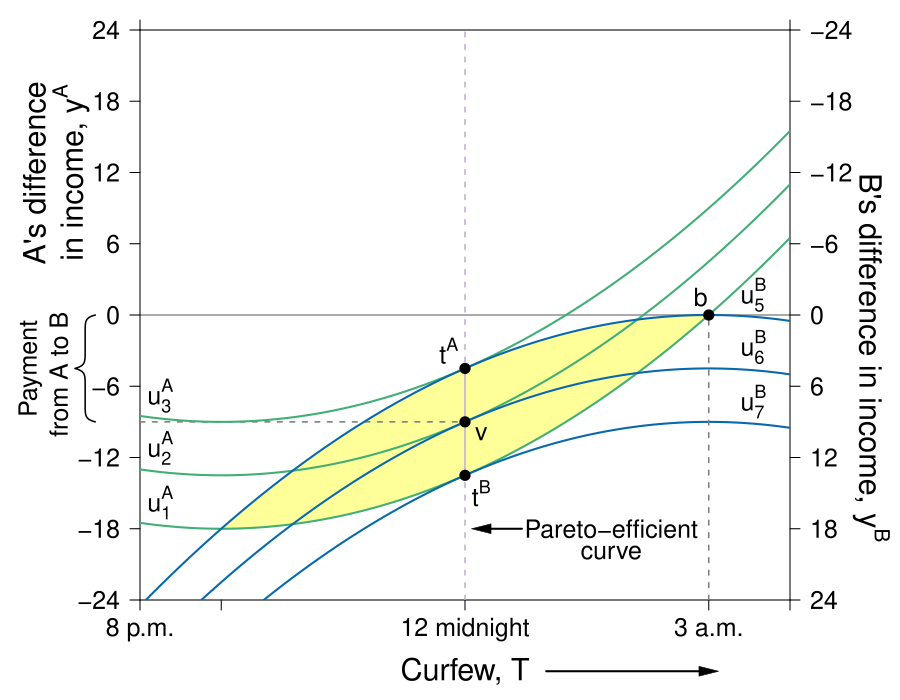

R code for this plot:
require(shape)
library(extrafont)
library(pBrackets)
pdf(file = "what_can_markets_do/edgeworthbox_curfew.pdf", width = 9, height = 7)

# Set parameters for graphics
axislabelsize <- 1.8
labelsize <- 1.5
namesize <- 1.8
annotatesize <- 1.5
graphlinewidth <- 2
segmentlinewidth <- 1.5

COL <- c("#7fc97f", "#beaed4", "#fdc086", "#ffff99", "#386cb0", "#f0027f", "#bf5b17", "#666666")
COLA <- c("#e0f3db", "#99d8c9","#66c2a4","#41ae76", "#238b45", "#005824")
COLB <- c("#c6dbef", "#4eb3d3", "#2b8cbe", "#0868ac","#084081")
COLC <- c("#fcfbfd", "#efedf5", "#dadaeb", "#bcbddc", "#9e9ac8", "#807dba", "#6a51a3", "#54278f", "#3f007d")
grays <- gray.colors(25, start = 1, end = 0, alpha = 1)


par(mar =  c(5, 7, 1.5, 5.5))

uA <- function(x, y, alpha = 1/4, Ta = 1) {
  y - alpha*(Ta - x)^2
}

indiffA <- function(x, utility = -9, alpha = 1/4, Ta = 1) {
  utility + alpha*(Ta - x)^2
}

uB <- function(x, y, beta = 1/4, Tb = 7) {
  -(y) - beta*(Tb - x)^2
}

indiffB <- function(x, utility = 0, beta = 1/4, Tb = 7) {
  utility - beta*(x - Tb)^2
}


# WalrasP <- function(x, slope = 1, intercept = 9) {
#   intercept - slope*x
# }




xlims <- c(0, 8)
ylims <- c(-12, 12)

npts <- 501 
x <- seq(xlims[1], xlims[2], length.out = npts)
y <- seq(ylims[1], ylims[2], length.out = npts) 
#a <- seq(-400, -200, by = 20)
a <- c(-9, -6.75, -4.5)
b <- c(0, 2.25, 4.5)

#Use the same x and ylims as previously, but with locations switched
xlims2 <- c(8, 0)
ylims2 <- c(12, -12)

#Leave the ylab and xlab blank to ensure no axes titles
plot(0, 0, xlim = xlims2, ylim = ylims2, type = "n",
     xlab = expression(paste("")),
     ylab = expression(paste("")),
     xaxt = "n", 
     yaxt = "n", 
     cex.lab = 1.3, 
     bty = "n",
     xaxs = "i", 
     yaxs = "i")

ticksx2 <- c(0, 8)
ylabels2 <- seq(-24, 24, by = 6)
#Set up axes at sides 3 and 4 (top and right)
axis(side = 3, at = ticksx2, pos = -12, labels = NA, cex.axis = labelsize)
axis(side = 4, at = ticksy, pos = 0, labels = ylabels2, las = 1, cex.axis = labelsize)
#text(5, -1, expression(paste("B's Good, x")), xpd = TRUE, cex = axislabelsize) 
#mtext("B's Good, x", side = 3, line = 2.5, cex = axislabelsize)
text(-1, 0.15*ylims[2], expression(paste("B's difference in income, ", y^B)), xpd = TRUE, cex = axislabelsize, srt = 270) 



#Add arrows:
# arrows(-0.8, 3, -0.8, 5, xpd = TRUE, length = 0.1, angle = 40, lwd = 3)
# arrows(6, -1, 9, -1, xpd = TRUE, length = 0.1, angle = 40, lwd = 3)

par(new = TRUE)



#B's value when at A's bliss point
#0.35*log(5.88) + 0.35*log(8.88) + 0.5*log(10 - 5.88) + 0.5*log(15 - 8.88) 

#B's bliss point x = 4.11765; y = 6.17647
#A's value when at A's bliss point
#0.5*log(4.11765) + 0.5*log(6.17647) + 0.35*log(10 - 4.11765) + 0.35*log(15 - 6.17647) 


plot(0, 0, xlim = xlims, ylim = ylims, type = "n",
     xlab = expression(paste("")),
     ylab = expression(paste("")), 
     xaxt = "n", 
     yaxt = "n", 
     cex.lab = axislabelsize, 
     bty = "n",
     xaxs = "i", 
     yaxs = "i")

ticksy <- seq(from = -12, to = 12, by = 3)
ylabels <- seq(-24, 24, by = 6)
#ylabels <- c(-12, -10, -8, -6, NA, NA, 0, 2, 4, 6, 8, 10, 12)
#ticksx <- seq(from = 0, to = 8, by = 1)
ticksx <- c(0, 1, 4, 7, 8)
# xlabels <- c(paste("8pm"), paste("9pm"), paste("10pm"), paste("11pm"),
#              paste("12am"), paste("1am"), paste("2am"), paste("3am"), paste("4am"))
xlabels <- c(paste("8pm"), paste("9pm"), 
             paste("12 midnight"), paste("3am"), paste("4am"))


#xlabels <- c("8pm", "9pm", "10pm", "11pm", "12am", "1am", "2am", "3am", "4am")
#xlabels <- seq(from = 0, to = 8, by = 1)
axis(1, at = ticksx, pos = -12, labels = xlabels, cex.axis = labelsize)
axis(2, at = ticksy, pos = 0, labels = ylabels, las = 1, cex.axis = labelsize)

#Pareto-improving lens
xpoly1 <- seq(from = 1, to = 7, length.out = 500)
ypoly1 <- indiffA(xpoly1)
ypoly2 <- indiffB(xpoly1)
polygon(x = c(xpoly1, rev(xpoly1)), y = c(ypoly1, rev(ypoly2)), col = COL[4], density = NULL, border = NA)

#Point for seeing where the indifference curves intersect on the LHS
segments(4, ylims[1], 4, -6.75, col = COL[2], lwd = segmentlinewidth, lty = 2)
segments(4, -6.75, 4, -2.5, col = COL[2], lwd = segmentlinewidth, lty = 1)
segments(4, -2.5, 4, ylims[2], col = COL[2], lwd = segmentlinewidth, lty = 2)
segments(0, 0, xlims[2], 0, col = "black" , lwd = segmentlinewidth - 0.8, lty = 1)

segments(0, -4.5, 4, -4.5, col = grays[20] , lwd = segmentlinewidth, lty = 2)

contour(x, y, 
        outer(x, y, uA),
        drawlabels = FALSE,
        col = COLA[4],
        lwd = graphlinewidth,
        levels = a, 
        xaxs = "i", 
        yaxs = "i", 
        add = TRUE) 

text(0.5*xlims[2], -15, expression(paste("Curfew, T")), xpd = TRUE, cex = axislabelsize) 
#mtext("A's Good, x", side = 1, line = 2.5, cex = axislabelsize)
text(-1.3, 0.5*ylims[2], expression(paste("A's difference")), xpd = TRUE, cex = axislabelsize, srt = 90) 
text(-0.85, 0.5*ylims[2], expression(paste("in income, ", y^A)), xpd = TRUE, cex = axislabelsize, srt = 90) 

xx1 <- seq(xlims[1], xlims[2], length.out = npts)
xx2 <- seq(2.5, xlims[2], length.out = npts)
#lines(xx1, WalrasP(xx1, intercept = 11), col = grays[20], lwd = segmentlinewidth)
#lines(xx2, WalrasP(xx2, intercept = 9.4), col = "purple", lwd = segmentlinewidth, lty = 1)
#lines(xx1, WalrasP(xx1, intercept = 10.9, slope = 8.2/7), col = "purple", lwd = segmentlinewidth, lty = 1)
contour(x, y, 
        outer(x, y, uB),
        drawlabels = FALSE,
        col = COLB[4],
        lwd = graphlinewidth,
        levels = b, 
        add = TRUE
) 

# segments(5, 3.95, 5, 6.05, lty = 1, col = COL[2] , lwd = graphlinewidth)
# segments(5, 0, 5, 3.95, col = COL[2] , lwd = segmentlinewidth, lty = 2)
# segments(5, 6.05, 5, 10, col = COL[2] , lwd = segmentlinewidth, lty = 2)

#Label the PEC
text(5.8, -9, expression("Pareto-efficient"), cex = labelsize)
text(5.8, -10, expression("curve"), cex = labelsize)
Arrows(4.7, -9, 4.2, -9, col = "black", lty = 1, lwd = 2, arr.type = "triangle", arr.lwd = 0.5)

#Label the walrasian P
# text(4, 9.6, expression(paste("Price line")))
# text(4, 9.2, expression(slope == -p[n] ))
# Arrows(4, 9, 4, 5.8, col = "black", lty = 1, lwd = 2, arr.type = "triangle", arr.lwd = 0.5)
# 

#Label the indifference curves for A
text(0.25, -7.9, expression(u[1]^A), cex = labelsize)
text(0.25, -5.6, expression(u[2]^A), cex = labelsize)
text(0.25, -3.4, expression(u[3]^A), cex = labelsize)
#text(0.25, -1.1, expression(u[4]^A), cex = labelsize)
#text(0.25, 1.1, expression(u[5]^A), cex = labelsize)

#Label the indifference curves for B
#text(7.55, 9.8, expression(u[3]^B), cex = labelsize)
#text(7.55, 3.1, expression(u[4]^B), cex = labelsize)
text(7.55, 0.85, expression(u[5]^B), cex = labelsize)
text(7.55, -1.35, expression(u[6]^B), cex = labelsize)
text(7.55, -3.65, expression(u[7]^B), cex = labelsize)



#Initial assignment of rights at b
segments(7, -12, 7, 0, col = grays[20] , lwd = segmentlinewidth, lty = 2)
points(7, 0, pch = 16, col = "black", cex = 1.5)
text(6.9, 0.75, expression(b), cex = labelsize)

# points(4, 0, pch = 16, col = "black", cex = 1.5)
# text(3.9, 0.5, expression(i), cex = labelsize)


#Label point i. 
points(4, -2.25, pch = 16, col = "black", cex = 1.5)
text(3.8, -1.5, expression(paste(t^A)), cex = labelsize)


points(4, -4.5, pch = 16, col = "black", cex = 1.5)
text(4.2, -5, expression(paste(v)), cex = labelsize)
# 

points(4, -6.75, pch = 16, col = "black", cex = 1.5)
text(4.2, -7.5, expression(paste(t^B)), cex = labelsize)


brackets(x1 = -0.55, y1 = -4.5, x2 = -0.55, y2 = 0,  
         ticks = 0.5, curvature = 0.5, type = 1, h = 0.25,
         col = "black", lwd = segmentlinewidth, lty = 1, xpd = TRUE)
#text(6.6, -1, expression(paste("Quantity of the good, x")), xpd = TRUE)
#text(6.6, -1.4, expression(paste("A sells to B")), xpd = TRUE)


# 
# points(x = 1, y = 0, pch = 16, col = "black", cex = 1.5)
# text(0.9, 0.75, expression(paste(z*minute)), cex = labelsize)




#Braces for labels
# brackets(x1 = 8.5, y1 = -0.3, x2 = 5, y2 = -0.3,  
#          ticks = 0.5, curvature = 0.5, type = 1, 
#          col = "black", lwd = 2, lty = 1, xpd = TRUE)
text(-1.35, -2.25, expression(paste("Payment")), xpd = TRUE, srt = 90, cex = labelsize)
text(-1, -2.5, expression(paste("from A to B")), xpd = TRUE, srt = 90, cex = labelsize)

Arrows(5, -15, 7, -15,
       col = "black", lty = 1, lwd = 2, 
       arr.type = "triangle", xpd = TRUE,
       arr.lwd = 0.5, code = 2)

# text(6, -15, expression(paste("Later")), 
#      xpd = TRUE, cex = axislabelsize )

# text(-0.5, -13.75, expression("A"), xpd = TRUE, cex = namesize, col = COLA[4])
# text(8.75, 12.5, expression("B"), xpd = TRUE, cex = namesize, col = COLB[4])
# 

dev.off()
